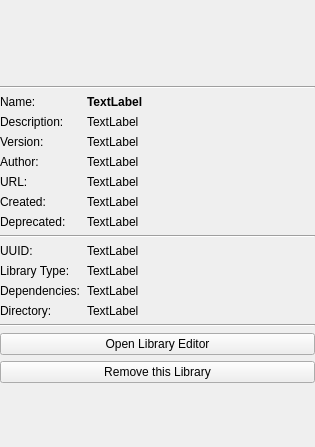
<?xml version="1.0" encoding="UTF-8"?>
<ui version="4.0">
 <class>librepcb::library::manager::LibraryInfoWidget</class>
 <widget class="QWidget" name="librepcb::library::manager::LibraryInfoWidget">
  <property name="geometry">
   <rect>
    <x>0</x>
    <y>0</y>
    <width>315</width>
    <height>447</height>
   </rect>
  </property>
  <property name="windowTitle">
   <string>Form</string>
  </property>
  <layout class="QVBoxLayout" name="verticalLayout">
   <property name="leftMargin">
    <number>0</number>
   </property>
   <property name="topMargin">
    <number>0</number>
   </property>
   <property name="rightMargin">
    <number>0</number>
   </property>
   <property name="bottomMargin">
    <number>0</number>
   </property>
   <item>
    <widget class="QLabel" name="lblIcon">
     <property name="minimumSize">
      <size>
       <width>80</width>
       <height>80</height>
      </size>
     </property>
     <property name="maximumSize">
      <size>
       <width>16777215</width>
       <height>80</height>
      </size>
     </property>
     <property name="lineWidth">
      <number>0</number>
     </property>
     <property name="text">
      <string/>
     </property>
     <property name="alignment">
      <set>Qt::AlignCenter</set>
     </property>
    </widget>
   </item>
   <item>
    <widget class="Line" name="line">
     <property name="orientation">
      <enum>Qt::Horizontal</enum>
     </property>
    </widget>
   </item>
   <item>
    <layout class="QFormLayout" name="formLayout">
     <item row="0" column="0">
      <widget class="QLabel" name="label">
       <property name="text">
        <string>Name:</string>
       </property>
      </widget>
     </item>
     <item row="0" column="1">
      <widget class="QLabel" name="lblName">
       <property name="font">
        <font>
         <weight>75</weight>
         <bold>true</bold>
        </font>
       </property>
       <property name="text">
        <string>TextLabel</string>
       </property>
       <property name="wordWrap">
        <bool>true</bool>
       </property>
      </widget>
     </item>
     <item row="1" column="0">
      <widget class="QLabel" name="label_2">
       <property name="text">
        <string>Description:</string>
       </property>
      </widget>
     </item>
     <item row="1" column="1">
      <widget class="QLabel" name="lblDescription">
       <property name="text">
        <string>TextLabel</string>
       </property>
       <property name="wordWrap">
        <bool>true</bool>
       </property>
      </widget>
     </item>
     <item row="2" column="0">
      <widget class="QLabel" name="label_3">
       <property name="text">
        <string>Version:</string>
       </property>
      </widget>
     </item>
     <item row="2" column="1">
      <widget class="QLabel" name="lblVersion">
       <property name="text">
        <string>TextLabel</string>
       </property>
       <property name="wordWrap">
        <bool>true</bool>
       </property>
      </widget>
     </item>
     <item row="3" column="0">
      <widget class="QLabel" name="label_7">
       <property name="text">
        <string>Author:</string>
       </property>
      </widget>
     </item>
     <item row="3" column="1">
      <widget class="QLabel" name="lblAuthor">
       <property name="text">
        <string>TextLabel</string>
       </property>
       <property name="wordWrap">
        <bool>true</bool>
       </property>
      </widget>
     </item>
     <item row="4" column="0">
      <widget class="QLabel" name="label_8">
       <property name="text">
        <string>URL:</string>
       </property>
      </widget>
     </item>
     <item row="4" column="1">
      <widget class="QLabel" name="lblUrl">
       <property name="text">
        <string>TextLabel</string>
       </property>
       <property name="wordWrap">
        <bool>true</bool>
       </property>
       <property name="openExternalLinks">
        <bool>true</bool>
       </property>
       <property name="textInteractionFlags">
        <set>Qt::TextBrowserInteraction</set>
       </property>
      </widget>
     </item>
     <item row="5" column="0">
      <widget class="QLabel" name="label_4">
       <property name="text">
        <string>Created:</string>
       </property>
      </widget>
     </item>
     <item row="5" column="1">
      <widget class="QLabel" name="lblCreated">
       <property name="text">
        <string>TextLabel</string>
       </property>
       <property name="wordWrap">
        <bool>true</bool>
       </property>
      </widget>
     </item>
     <item row="6" column="0">
      <widget class="QLabel" name="label_5">
       <property name="text">
        <string>Deprecated:</string>
       </property>
      </widget>
     </item>
     <item row="6" column="1">
      <widget class="QLabel" name="lblDeprecated">
       <property name="text">
        <string>TextLabel</string>
       </property>
       <property name="wordWrap">
        <bool>true</bool>
       </property>
      </widget>
     </item>
     <item row="7" column="0" colspan="2">
      <widget class="Line" name="line_2">
       <property name="orientation">
        <enum>Qt::Horizontal</enum>
       </property>
      </widget>
     </item>
     <item row="8" column="0">
      <widget class="QLabel" name="label_9">
       <property name="text">
        <string>UUID:</string>
       </property>
      </widget>
     </item>
     <item row="8" column="1">
      <widget class="QLabel" name="lblUuid">
       <property name="text">
        <string>TextLabel</string>
       </property>
       <property name="textInteractionFlags">
        <set>Qt::LinksAccessibleByMouse|Qt::TextSelectableByMouse</set>
       </property>
      </widget>
     </item>
     <item row="9" column="0">
      <widget class="QLabel" name="label_12">
       <property name="text">
        <string>Library Type:</string>
       </property>
      </widget>
     </item>
     <item row="9" column="1">
      <widget class="QLabel" name="lblLibType">
       <property name="text">
        <string>TextLabel</string>
       </property>
       <property name="wordWrap">
        <bool>true</bool>
       </property>
      </widget>
     </item>
     <item row="10" column="0">
      <widget class="QLabel" name="label_10">
       <property name="text">
        <string>Dependencies:</string>
       </property>
       <property name="alignment">
        <set>Qt::AlignLeading|Qt::AlignLeft|Qt::AlignTop</set>
       </property>
      </widget>
     </item>
     <item row="10" column="1">
      <widget class="QLabel" name="lblDependencies">
       <property name="text">
        <string>TextLabel</string>
       </property>
       <property name="textInteractionFlags">
        <set>Qt::LinksAccessibleByMouse|Qt::TextSelectableByMouse</set>
       </property>
      </widget>
     </item>
     <item row="11" column="0">
      <widget class="QLabel" name="label_11">
       <property name="text">
        <string>Directory:</string>
       </property>
      </widget>
     </item>
     <item row="11" column="1">
      <widget class="QLabel" name="lblDirectory">
       <property name="text">
        <string>TextLabel</string>
       </property>
       <property name="wordWrap">
        <bool>true</bool>
       </property>
       <property name="openExternalLinks">
        <bool>true</bool>
       </property>
       <property name="textInteractionFlags">
        <set>Qt::TextBrowserInteraction</set>
       </property>
      </widget>
     </item>
     <item row="12" column="0" colspan="2">
      <widget class="Line" name="line_3">
       <property name="orientation">
        <enum>Qt::Horizontal</enum>
       </property>
      </widget>
     </item>
     <item row="13" column="0" colspan="2">
      <widget class="QPushButton" name="btnOpenLibraryEditor">
       <property name="text">
        <string>Open Library Editor</string>
       </property>
      </widget>
     </item>
     <item row="14" column="0" colspan="2">
      <widget class="QPushButton" name="btnRemove">
       <property name="text">
        <string>Remove this Library</string>
       </property>
      </widget>
     </item>
    </layout>
   </item>
  </layout>
 </widget>
 <resources/>
 <connections/>
</ui>
